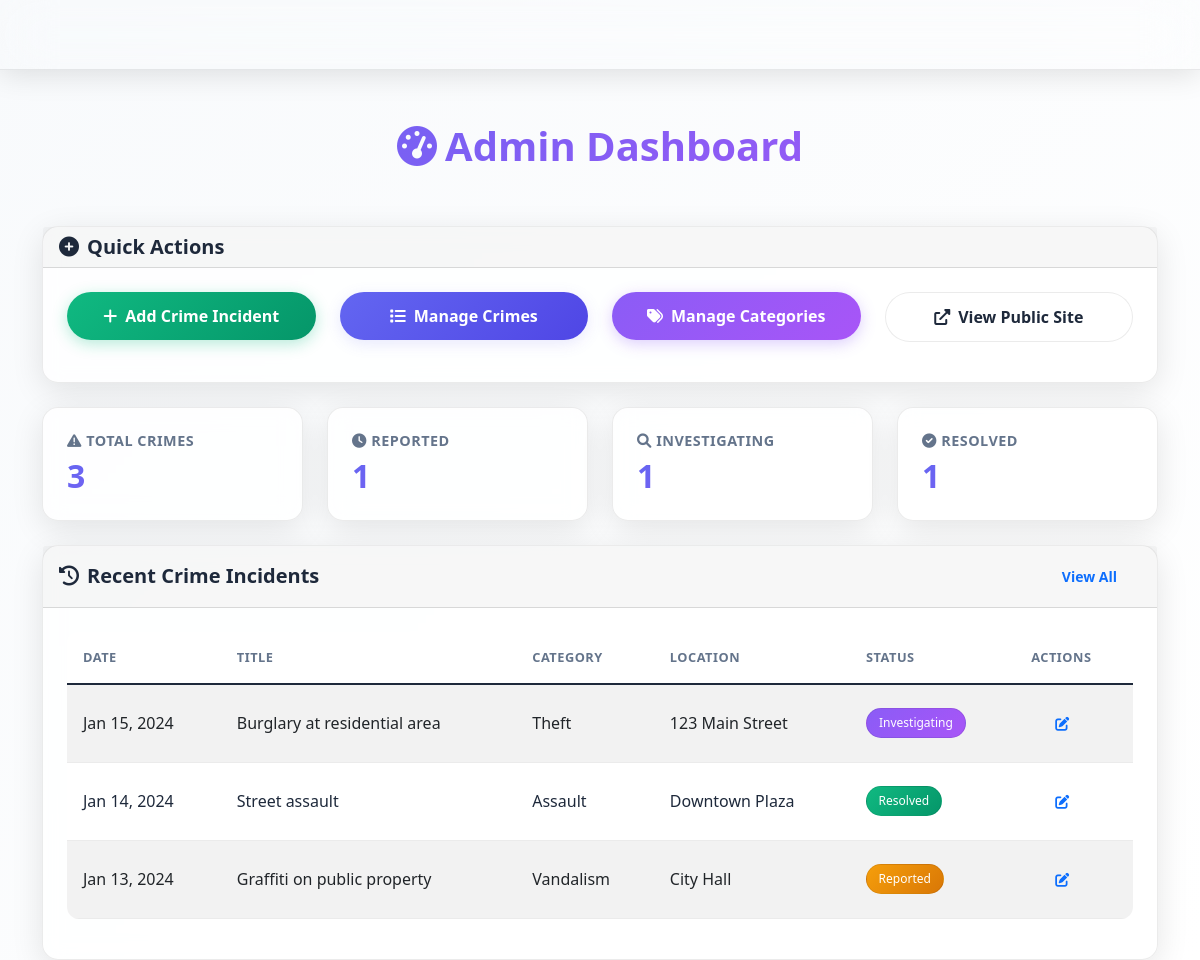
The app's page /admin/index.php with its own data.
### tables this page shows
CREATE TABLE crime_incidents (
    id INT AUTO_INCREMENT PRIMARY KEY,
    category_id INT,
    title VARCHAR(255) NOT NULL,
    description TEXT,
    location VARCHAR(255),
    latitude DECIMAL(10, 8),
    longitude DECIMAL(11, 8),
    incident_date DATE NOT NULL,
    reported_date TIMESTAMP DEFAULT CURRENT_TIMESTAMP,
    status ENUM('reported', 'investigating', 'resolved') DEFAULT 'reported',
    severity ENUM('low', 'medium', 'high') DEFAULT 'medium',
    FOREIGN KEY (category_id) REFERENCES crime_categories(id)
);

CREATE TABLE crime_categories (
    id INT AUTO_INCREMENT PRIMARY KEY,
    name VARCHAR(100) NOT NULL,
    description TEXT
);

### includes/database.php (called while the page is built, shortened)
<?php
class Database {
    private static $instance = null;
    private $connection;
    private function __construct() {
        try {
            $this->connection = new PDO(
                "mysql:host=" . DB_HOST . ";dbname=" . DB_NAME . ";charset=utf8mb4",
                DB_USER,
                DB_PASS
            );
            $this->connection->setAttribute(PDO::ATTR_ERRMODE, PDO::ERRMODE_EXCEPTION);
            $this->connection->setAttribute(PDO::ATTR_DEFAULT_FETCH_MODE, PDO::FETCH_ASSOC);
        } catch(PDOException $e) {
            die("Database connection failed: " . $e->getMessage());
        }
    }
    public static function getInstance() {
        if (self::$instance == null) {
            self::$instance = new Database();
        }
        return self::$instance;
    }
    public function query($sql, $params = []) {
        $stmt = $this->connection->prepare($sql);
        $stmt->execute($params);
        return $stmt;
    }
    public function getAllCrimes($limit = null, $offset = 0) {
        $sql = "SELECT c.*, cat.name as category_name
                FROM crime_incidents c
                LEFT JOIN crime_categories cat ON c.category_id = cat.id
                ORDER BY c.incident_date DESC";
        if ($limit) {
            $limit = intval($limit);
            $offset = intval($offset);
            $sql .= " LIMIT $offset, $limit";
            return $this->query($sql);
        }
        return $this->query($sql);
    }
    public function getCrimeStats() {
        $stats = [];
        $result = $this->query("SELECT COUNT(*) as total FROM crime_incidents")->fetch();
        $stats['total'] = $result['total'];
        $result = $this->query("SELECT status, COUNT(*) as count FROM crime_incidents GROUP BY status");
        $stats['by_status'] = $result->fetchAll();
        $result = $this->query("SELECT cat.name, COUNT(c.id) as count
                               FROM crime_categories cat
                               LEFT JOIN crime_incidents c ON cat.id = c.category_id
                               GROUP BY cat.id, cat.name");
        $stats['by_category'] = $result->fetchAll();
        $result = $this->query("SELECT COUNT(*) as recent FROM crime_incidents
                               WHERE incident_date >= DATE_SUB(CURDATE(), INTERVAL 30 DAY)");
        $stats['recent'] = $result->fetch()['recent'];
        return $stats;
    }
}
?>

### admin/index.php (the view, shortened to what this page needs)
<?php
try {
    $includes_path = dirname(__DIR__) . '/includes/';
    require_once $includes_path . 'database.php';
    require_once $includes_path . 'functions.php';
} catch (Exception $e) {
    http_response_code(500);
    echo "<!DOCTYPE html><html><head><title>Error</title></head><body>";
    echo "<h1>Application Error</h1><p>Please contact administrator.</p>";
    echo "";
    echo "</body></html>";
    exit;
}
$db = Database::getInstance();
$stats = $db->getCrimeStats();
$recentCrimes = $db->getAllCrimes(5)->fetchAll();
?>
<!DOCTYPE html>
<html lang="en">
<head>
    <link href="https://cdn.jsdelivr.net/npm/bootstrap@5.1.3/dist/css/bootstrap.min.css" rel="stylesheet">
    <link href="https://cdnjs.cloudflare.com/ajax/libs/font-awesome/6.0.0/css/all.min.css" rel="stylesheet">
    <link href="../public/css/style.css" rel="stylesheet">
</head>
<body>
    <nav class="navbar navbar-expand-lg navbar-dark bg-dark">
        <div class="container">
        </div>
    </nav>
    <div class="container">
        <div class="row mb-4">
            <div class="col-12">
                <h1 class="fade-in-up">
                    <i class="fas fa-tachometer-alt me-2"></i>Admin Dashboard
                </h1>
            </div>
        </div>
        <div class="row mb-4">
            <div class="col-12">
                <div class="card slide-in-right">
                    <div class="card-header">
                        <h5 class="mb-0">
                            <i class="fas fa-plus-circle me-2"></i>Quick Actions
                        </h5>
                    </div>
                    <div class="card-body">
                        <div class="row">
                            <div class="col-md-3 mb-3">
                                <a href="add-crime.php" class="btn btn-success w-100">
                                    <i class="fas fa-plus me-2"></i>Add Crime Incident
                                </a>
                            </div>
                            <div class="col-md-3 mb-3">
                                <a href="crimes.php" class="btn btn-primary w-100">
                                    <i class="fas fa-list me-2"></i>Manage Crimes
                                </a>
                            </div>
                            <div class="col-md-3 mb-3">
                                <a href="categories.php" class="btn btn-info w-100">
                                    <i class="fas fa-tags me-2"></i>Manage Categories
                                </a>
                            </div>
                            <div class="col-md-3 mb-3">
                                <a href="../public/index.php" class="btn btn-secondary w-100" target="_blank">
                                    <i class="fas fa-external-link-alt me-2"></i>View Public Site
                                </a>
                            </div>
                        </div>
                    </div>
                </div>
            </div>
        </div>
        <div class="row mb-4">
            <div class="col-md-3">
                <div class="card fade-in">
                    <div class="card-body">
                        <h5 class="card-title">
                            <i class="fas fa-exclamation-triangle"></i> Total Crimes
                        </h5>
                        <h3 class="pulse-animation"><?php echo $stats['total']; ?></h3>
                    </div>
                </div>
            </div>
            <div class="col-md-3">
                <div class="card fade-in">
                    <div class="card-body">
                        <h5 class="card-title">
                            <i class="fas fa-clock"></i> Reported
                        </h5>
                        <h3 class="pulse-animation"><?php echo getStatusCount($stats['by_status'], 'reported'); ?></h3>
                    </div>
                </div>
            </div>
            <div class="col-md-3">
                <div class="card fade-in">
                    <div class="card-body">
                        <h5 class="card-title">
                            <i class="fas fa-search"></i> Investigating
                        </h5>
                        <h3 class="pulse-animation"><?php echo getStatusCount($stats['by_status'], 'investigating'); ?></h3>
                    </div>
                </div>
            </div>
            <div class="col-md-3">
                <div class="card fade-in">
                    <div class="card-body">
                        <h5 class="card-title">
                            <i class="fas fa-check-circle"></i> Resolved
                        </h5>
                        <h3 class="pulse-animation"><?php echo getStatusCount($stats['by_status'], 'resolved'); ?></h3>
                    </div>
                </div>
            </div>
        </div>
        <div class="row">
            <div class="col-12">
                <div class="card">
                    <div class="card-header d-flex justify-content-between align-items-center">
                        <h5 class="mb-0">
                            <i class="fas fa-history me-2"></i>Recent Crime Incidents
                        </h5>
                        <a href="crimes.php" class="btn btn-sm btn-outline-primary">View All</a>
                    </div>
                    <div class="card-body">
                        <?php if (empty($recentCrimes)): ?>
                            <p class="text-center text-muted">No crime incidents found.</p>
                        <?php else: ?>
                            <div class="table-responsive">
                                <table class="table table-striped">
                                    <thead>
                                        <tr>
                                            <th>Date</th>
                                            <th>Title</th>
                                            <th>Category</th>
                                            <th>Location</th>
                                            <th>Status</th>
                                            <th>Actions</th>
                                        </tr>
                                    </thead>
                                    <tbody>
                                        <?php foreach ($recentCrimes as $crime): ?>
                                            <tr>
                                                <td><?php echo formatDate($crime['incident_date']); ?></td>
                                                <td><?php echo sanitize($crime['title']); ?></td>
                                                <td><?php echo sanitize($crime['category_name']); ?></td>
                                                <td><?php echo sanitize($crime['location'] ?: 'N/A'); ?></td>
                                                <td><?php echo getStatusBadge($crime['status']); ?></td>
                                                <td>
                                                    <a href="edit-crime.php?id=<?php echo $crime['id']; ?>" class="btn btn-sm btn-outline-primary">
                                                        <i class="fas fa-edit"></i>
                                                    </a>
                                                </td>
                                            </tr>
                                        <?php endforeach; ?>
                                    </tbody>
                                </table>
                            </div>
                        <?php endif; ?>
                    </div>
                </div>
            </div>
        </div>
    </div>
</body>
</html>

### includes/functions.php (shortened to what this page needs)
<?php
function sanitize($input) {
    return htmlspecialchars(trim($input), ENT_QUOTES, 'UTF-8');
}
function formatDate($date) {
    return date('M j, Y', strtotime($date));
}
function getStatusBadgeClass($status) {
    switch ($status) {
        case 'reported': return 'badge-warning';
        case 'investigating': return 'badge-info';
        case 'resolved': return 'badge-success';
    }
}
function getStatusBadge($status) {
    $class = getStatusBadgeClass($status);
    return "<span class=\"badge $class\">" . ucfirst($status) . "</span>";
}
function getStatusCount($statusArray, $status) {
    foreach ($statusArray as $item) {
        if ($item['status'] === $status) {
            return $item['count'];
        }
    }
    return 0;
}
?>

### public/css/style.css (style rules this page uses)
:root { --primary-color: #6366f1; --primary-dark: #4f46e5; --secondary-color: #8b5cf6; --accent-color: #a855f7; --bg-primary: #f8fafc; --bg-secondary: #ffffff; --bg-card: rgba(255, 255, 255, 0.9); --bg-glass: rgba(255, 255, 255, 0.8); --text-primary: #1e293b; --text-secondary: #64748b; --border-color: rgba(0, 0, 0, 0.08); --shadow-color: rgba(99, 102, 241, 0.15); }
body { background: linear-gradient(135deg, var(--bg-primary) 0%, var(--bg-secondary) 100%); color: var(--text-primary); font-family: 'Segoe UI', Tahoma, Geneva, Verdana, sans-serif; min-height: 100vh; margin: 0; padding: 0; }
.navbar { background: var(--bg-glass) !important; backdrop-filter: blur(25px); -webkit-backdrop-filter: blur(25px); border-bottom: 1px solid var(--border-color); box-shadow: 0 4px 30px rgba(0, 0, 0, 0.12); position: fixed !important; top: 0 !important; left: 0 !important; right: 0 !important; width: 100% !important; height: 70px !important; z-index: 1030; transition: all 0.3s ease; background-color: transparent !important; background-image: none !important; padding: 1rem 0 !important; overflow: hidden !important; margin: 0 auto !important; }
.card { background: var(--bg-glass); backdrop-filter: blur(10px); -webkit-backdrop-filter: blur(10px); border: 1px solid var(--border-color); border-radius: 16px; box-shadow: 0 8px 32px rgba(0, 0, 0, 0.1); transition: all 0.3s ease; color: var(--text-primary); }
.card-body { padding: 1.5rem; }
.card-title { font-size: 0.9rem; margin-bottom: 0.5rem; text-transform: uppercase; letter-spacing: 0.5px; color: var(--text-secondary); font-weight: 600; }
.card h3 { font-size: 2rem; font-weight: 800; margin: 0; background: linear-gradient(135deg, var(--primary-color), var(--accent-color)); -webkit-background-clip: text; -webkit-text-fill-color: transparent; background-clip: text; }
.table { background: var(--bg-glass); backdrop-filter: blur(10px); -webkit-backdrop-filter: blur(10px); border-radius: 12px; overflow: hidden; color: var(--text-primary); }
.table th { background: var(--bg-card); border-bottom: 1px solid var(--border-color); font-weight: 600; text-transform: uppercase; font-size: 0.8rem; letter-spacing: 0.5px; color: var(--text-secondary); padding: 1rem; }
.table td { vertical-align: middle; border-bottom: 1px solid var(--border-color); padding: 1rem; color: var(--text-primary); }
.badge { font-size: 0.75rem; padding: 0.5rem 0.75rem; border-radius: 20px; font-weight: 500; backdrop-filter: blur(10px); -webkit-backdrop-filter: blur(10px); border: 1px solid var(--border-color); }
.btn { border-radius: 25px; padding: 0.75rem 1.5rem; font-weight: 600; border: none; transition: all 0.3s ease; position: relative; overflow: hidden; }
.btn::before { content: ''; position: absolute; top: 0; left: -100%; width: 100%; height: 100%; background: linear-gradient(90deg, transparent, rgba(255,255,255,0.2), transparent); transition: left 0.5s ease; }
.btn-primary { background: linear-gradient(135deg, var(--primary-color), var(--primary-dark)); box-shadow: 0 4px 15px var(--shadow-color); color: white; }
.btn-success { background: linear-gradient(135deg, #10b981, #059669); box-shadow: 0 4px 15px rgba(16, 185, 129, 0.3); color: white; }
.btn-info { background: linear-gradient(135deg, var(--secondary-color), var(--accent-color)); box-shadow: 0 4px 15px rgba(139, 92, 246, 0.3); color: white; }
.btn-secondary { background: var(--bg-glass); backdrop-filter: blur(10px); -webkit-backdrop-filter: blur(10px); border: 1px solid var(--border-color); color: var(--text-primary); }
.badge-warning { background: linear-gradient(135deg, #f59e0b, #d97706); color: white; }
.badge-info { background: linear-gradient(135deg, var(--secondary-color), var(--accent-color)); color: white; }
.badge-success { background: linear-gradient(135deg, #10b981, #059669); color: white; }
.fade-in { animation: fadeIn 0.6s ease-out forwards; }
.fade-in-up { animation: fadeInUp 0.8s ease-out forwards; }
.slide-in-right { animation: slideInRight 0.6s ease-out forwards; }
.pulse-animation { animation: pulse 2s infinite; }
.card:nth-child(1) { animation-delay: 0.1s; }
.container { margin-top: 90px; padding-top: 2rem; }
h1, h2, h3, h4, h5, h6 { color: var(--text-primary); font-weight: 700; margin-bottom: 1rem; }
h1 { background: linear-gradient(135deg, var(--primary-color), var(--accent-color)); -webkit-background-clip: text; -webkit-text-fill-color: transparent; background-clip: text; font-size: 2.5rem; text-align: center; margin-bottom: 2rem; }

### records on screen
crime_incidents: incident_date "Jan 15, 2024", title "Burglary at residential area", category.name "Theft", location "123 Main Street", status "Investigating"
crime_incidents: incident_date "Jan 14, 2024", title "Street assault", category.name "Assault", location "Downtown Plaza", status "Resolved"
crime_incidents: incident_date "Jan 13, 2024", title "Graffiti on public property", category.name "Vandalism", location "City Hall", status "Reported"

### other values on screen
$stats['total'] "3"
getStatusCount($stats['by_status'], 'reported') "1"
getStatusCount($stats['by_status'], 'investigating') "1"
getStatusCount($stats['by_status'], 'resolved') "1"
